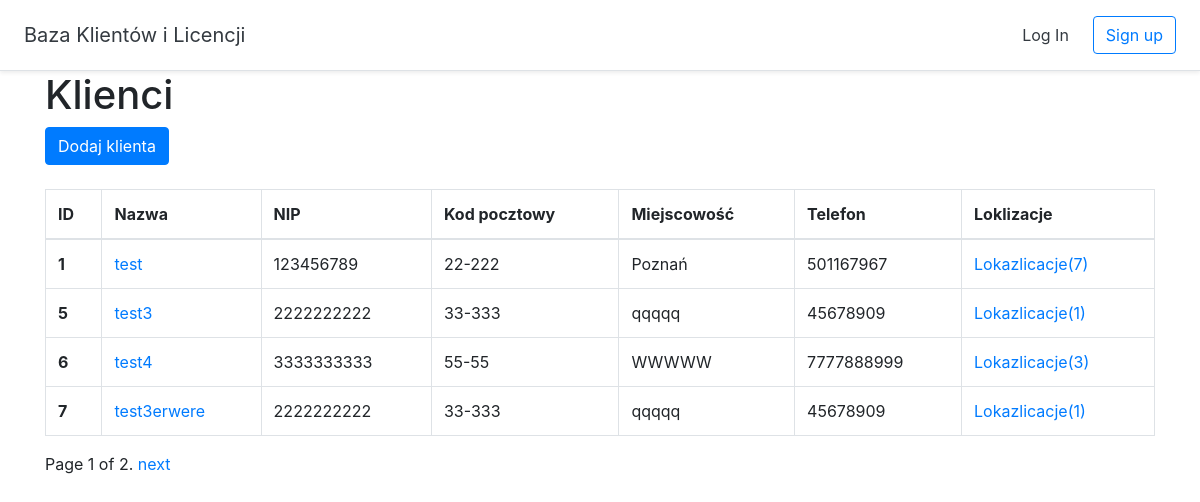
Screenshot of /klienci with the database file from the repository.
### baza/models.py (models this page shows, shortened)
class Klient(models.Model):
    prefixnip = models.CharField(max_length=2, default='PL')
    nip = models.CharField(max_length=10)
    nazwa = models.CharField(max_length=100)
    pelna_nazwa = models.CharField(max_length=255)
    ulica = models.CharField(max_length=100)
    miejscowosc = models.CharField(max_length=100)
    kod_pocztowy = models.CharField(max_length=6)
    telfon = models.CharField(max_length=15, blank=True)
    email = models.EmailField(blank=True)

### baza/views.py (the view)
# urls.py: path('klienci', views.KlienciView.as_view(), name='klienci'),
class KlienciView(generic.ListView):
    template_name = 'baza/klienci.html'
    context_object_name = 'klienci'
    paginate_by = 4
    def get_queryset(self):
        return Klient.objects.annotate(num_lok=Count('lokalizacja')).order_by('id')

### baza/templates/baza/klienci.html
{% extends 'baza/base.html' %}
{% block content %}
<div class="container">
    <h1>Klienci</h1>
    <a href="{% url 'klient_dodaj' %}" class="btn btn-primary">Dodaj klienta</a>
    <br>
    <br>
    {% if klienci %}
    <table class="table table-bordered">
        <thead>
        <tr>
            <th scope="col">ID</th>
            <th scope="col">Nazwa</th>
            <th scope="col">NIP</th>
            <th scope="col">Kod pocztowy</th>
            <th scope="col">Miejscowość</th>
            <th scope="col">Telefon</th>
            <th scope="col">Loklizacje</th>
        </tr>
        </thead>
        <tbody>
        {% for klient in klienci %}
        <tr>
            <th scope="row">{{klient.id}}</th>
            <td><a href="{%url 'klient_szczegoly' klient.id %}">{{klient.nazwa}}</a></td>
            <td>{{klient.nip}}</td>
            <td>{{klient.kod_pocztowy}}</td>
            <td>{{klient.miejscowosc}}</td>
            <td>{{klient.telfon}}</td>
            <td><a href="{%url 'lokalizacje' klient.id %}">Lokazlicacje({{ klient.num_lok}})</a></td>
        </tr>
        {%endfor%}
        </tbody>
    </table>
    {% else %}
    <p>Brak klientów do wyświetlenia.</p>
    {% endif %}
</div>
{% endblock %}

### rows the page displays
Klient: id "1", nazwa "test", nip "123456789", kod_pocztowy "22-222", miejscowosc "Poznań", telfon "501167967", num_lok "7"
Klient: id "5", nazwa "test3", nip "2222222222", kod_pocztowy "33-333", miejscowosc "qqqqq", telfon "45678909", num_lok "1"
Klient: id "6", nazwa "test4", nip "3333333333", kod_pocztowy "55-55", miejscowosc "WWWWW", telfon "7777888999", num_lok "3"
Klient: id "7", nazwa "test3erwere", nip "2222222222", kod_pocztowy "33-333", miejscowosc "qqqqq", telfon "45678909", num_lok "1"

### other values shown
{{ page_obj.number }} "1"
{{ page_obj.paginator.num_pages }} "2"
